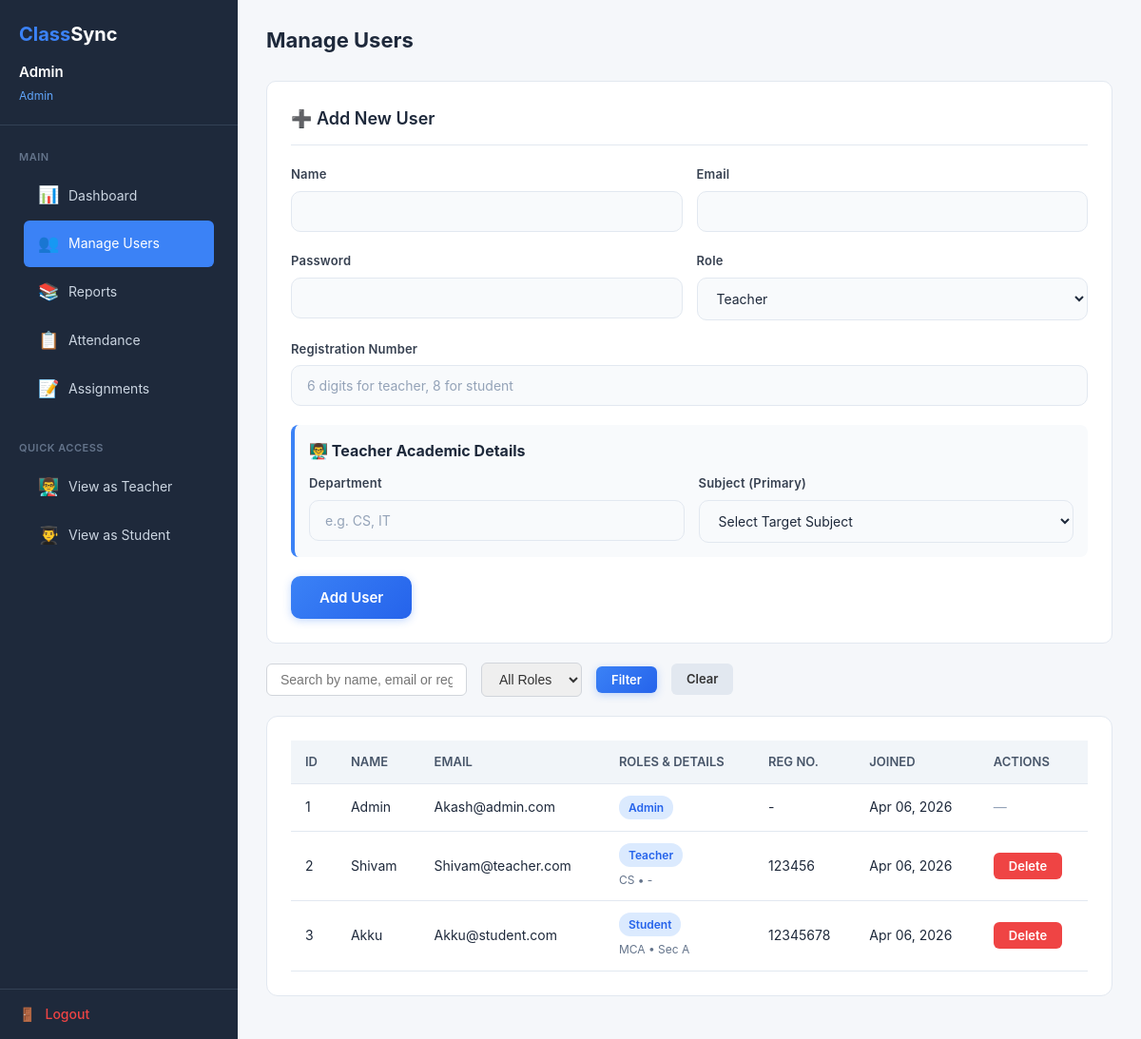
The page /admin/manage_users.php (signed in) on the database as committed earlier.
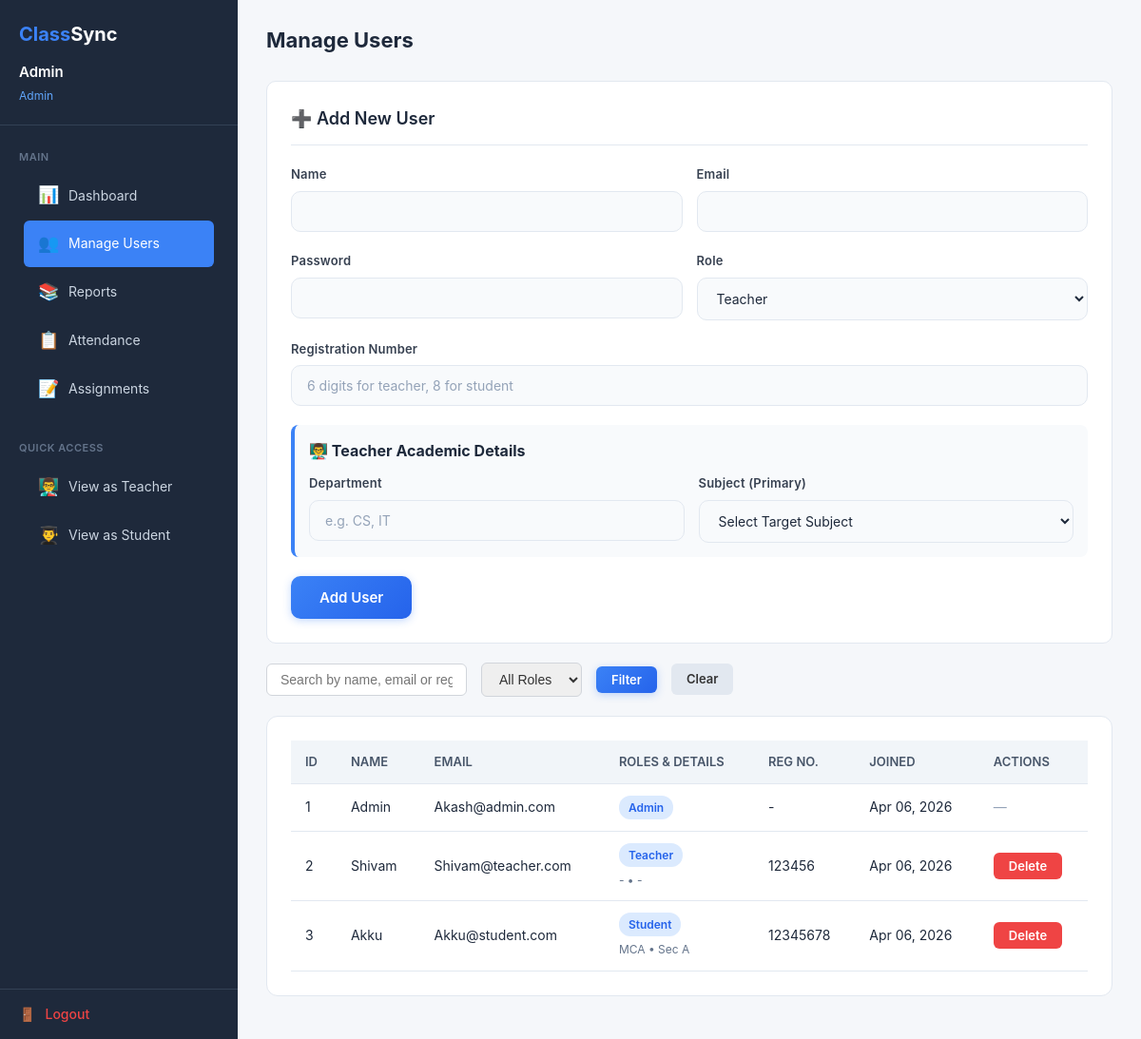
The same page on the database as committed later.
### tables this page shows
CREATE TABLE IF NOT EXISTS users (
    id INT AUTO_INCREMENT PRIMARY KEY,
    name VARCHAR(100) NOT NULL,
    email VARCHAR(100) NOT NULL UNIQUE,
    password VARCHAR(255) NOT NULL,
    role ENUM('admin', 'teacher', 'student') NOT NULL,
    registration_number VARCHAR(20) UNIQUE,
     
    course_id INT NULL,
    year VARCHAR(20) NULL,
    section_id INT NULL,
     
    department VARCHAR(100) NULL,
    teacher_course_id INT NULL,
    subject_id INT NULL,
    created_at TIMESTAMP DEFAULT CURRENT_TIMESTAMP,
    FOREIGN KEY (course_id) REFERENCES courses(course_id) ON DELETE SET NULL,
    FOREIGN KEY (teacher_course_id) REFERENCES courses(course_id) ON DELETE SET NULL,
    FOREIGN KEY (section_id) REFERENCES sections(section_id) ON DELETE SET NULL
);

### admin/manage_users.php (the view, shortened to what the changed rows need)
<?php
require_once '../config/database.php';
$query = "
    SELECT u.*, c.course_name, sec.section_name, sub.subject_name
    FROM users u
    LEFT JOIN courses c ON u.course_id = c.course_id
    LEFT JOIN sections sec ON u.section_id = sec.section_id
    LEFT JOIN course_subjects sub ON u.subject_id = sub.id
    WHERE 1=1
";
$query .= " ORDER BY created_at DESC";
$stmt = $conn->prepare($query);
$stmt->execute();
$users = $stmt->get_result();
?>
<!DOCTYPE html>
<html lang="en">
<head>
    <link rel="stylesheet" href="/ClassSync/assets/css/style.css">
    <link rel="stylesheet" href="/ClassSync/assets/css/dashboard.css">
    <link rel="stylesheet" href="/ClassSync/assets/css/auth.css">
</head>
<body>
    <div class="dashboard-page">
        <div class="main-content">
            <div class="top-bar">
                <div>
                    <h1>Manage Users</h1>
                </div>
            </div>
            <div class="card">
                <div class="table-responsive">
                    <table>
                        <thead>
                            <tr>
                                <th>ID</th>
                                <th>Name</th>
                                <th>Email</th>
                                <th>Roles & Details</th>
                                <th>Reg No.</th>
                                <th>Joined</th>
                                <th>Actions</th>
                            </tr>
                        </thead>
                        <tbody>
                            <?php while ($u = $users->fetch_assoc()): ?>
                            <tr>
                                <td><?php echo $u['id']; ?></td>
                                <td><?php echo htmlspecialchars($u['name']); ?></td>
                                <td><?php echo htmlspecialchars($u['email']); ?></td>
                                <td>
                                    <span class="badge badge-info"><?php echo ucfirst($u['role']); ?></span>
                                    <?php if ($u['role'] === 'student'): ?>
                                        <div style="font-size:12px;color:#64748b;margin-top:4px;"><?php echo htmlspecialchars($u['course_name'] ?? '-'); ?> • Sec <?php echo htmlspecialchars($u['section_name'] ?? '-'); ?></div>
                                    <?php elseif ($u['role'] === 'teacher'): ?>
                                        <div style="font-size:12px;color:#64748b;margin-top:4px;"><?php echo htmlspecialchars($u['department'] ?? '-'); ?> • <?php echo htmlspecialchars($u['subject_name'] ?? '-'); ?></div>
                                    <?php endif; ?>
                                </td>
                                <td><?php echo $u['registration_number'] ?? '-'; ?></td>
                                <td><?php echo date('M d, Y', strtotime($u['created_at'])); ?></td>
                                <td>
                                    <?php if ($u['role'] !== 'admin'): ?>
                                    <form method="POST" style="display:inline;" onsubmit="return confirmDelete('Delete this user?')">
                                        <button type="submit" class="btn btn-red btn-sm">Delete</button>
                                    </form>
                                    <?php else: ?>
                                    <span style="color:#94a3b8;">—</span>
                                    <?php endif; ?>
                                </td>
                            </tr>
                            <?php endwhile; ?>
                        </tbody>
                    </table>
                </div>
            </div>
        </div>
    </div>
</body>
</html>

Rows that differ between the two databases and show on the page:
changed users "Shivam": department "CS" → "-"
